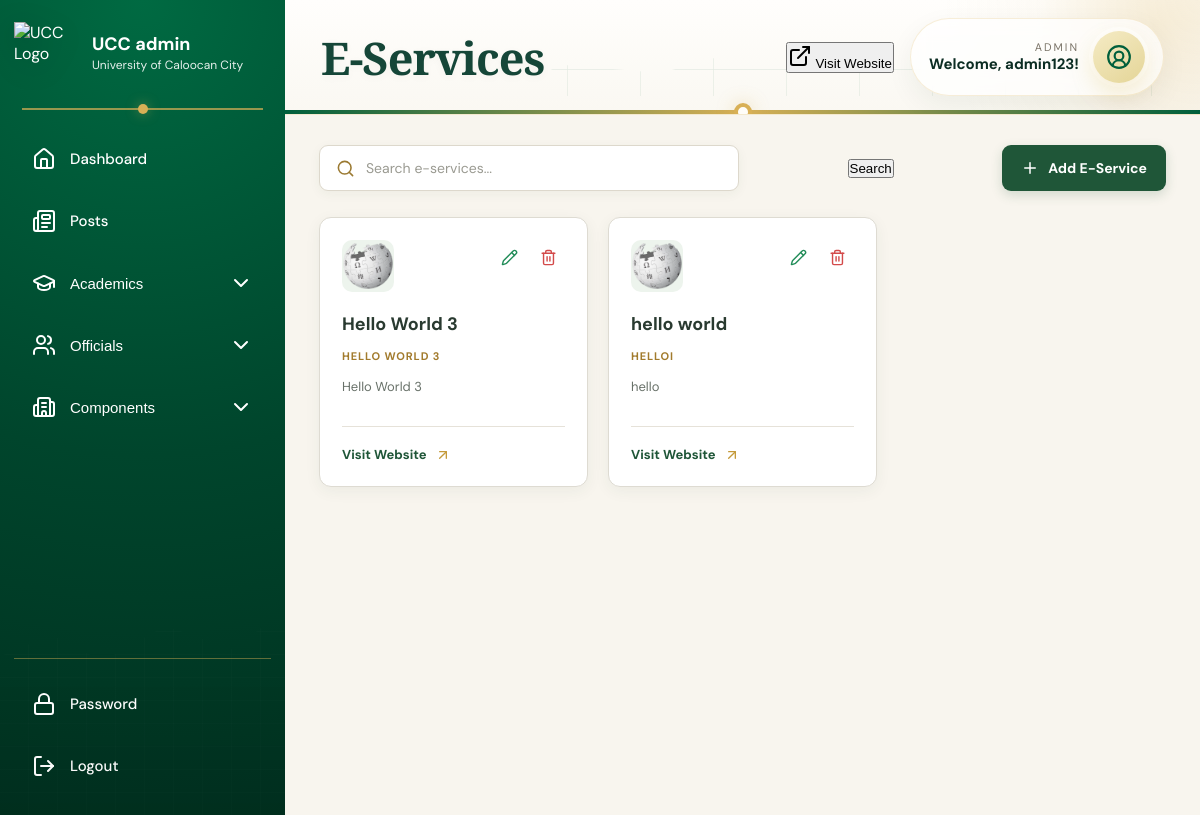
The page /admin/eserv.php (signed in) on the database its author committed.
### tables this page shows
CREATE TABLE `eserv` (
  `id` int(11) NOT NULL,
  `name` varchar(255) NOT NULL,
  `category` varchar(255) NOT NULL,
  `description` longtext NOT NULL,
  `url` varchar(2048) NOT NULL,
  `logo` varchar(255) DEFAULT NULL,
  `author_id` int(11) NOT NULL,
  `editor_id` int(11) NOT NULL,
  `created_at` timestamp NOT NULL DEFAULT current_timestamp(),
  `updated_at` timestamp NOT NULL DEFAULT current_timestamp() ON UPDATE current_timestamp(),
  `active` tinyint(1) NOT NULL DEFAULT 1
);

### app/Support/helper.php (called while the page is built, shortened)
<?php
function e(string $text): string {
    return htmlspecialchars($text, ENT_QUOTES, 'UTF-8');
}

### app/Core/Database.php (called while the page is built, shortened)
<?php
require_once __DIR__ . '/../../app/Support/helper.php';
final class Database {
    public static function connect(): PDO {
        $host = $_ENV['DB_HOST'] ?? getenv('DB_HOST') ?: 'localhost';
        $name = $_ENV['DB_NAME'] ?? getenv('DB_NAME') ?: 'ucc';
        $user = $_ENV['DB_USER'] ?? getenv('DB_USER') ?: 'mky';
        $password = $_ENV['DB_PASSWORD'] ?? getenv('DB_PASSWORD') ?: 'admin';
        try {
            $pdo = new PDO('mysql:host=' . $host . ';dbname=' . $name,
                $user,
                $password
            );
            $pdo->setAttribute(PDO::ATTR_ERRMODE, PDO::ERRMODE_EXCEPTION);
            return $pdo;
        } catch (PDOException $e) {
            redirectPublic('404.php');
            throw new Exception('Database connection failed.', 0, $e);
        }
    }
}

### app/Repositories/EservRepository.php (called while the page is built, shortened)
<?php
require_once __DIR__ . '/../../app/Support/helper.php';
final class EservRepository {
    private PDO $conn;
    public function __construct(PDO $db) {
        $this->conn = $db;
    }
    public function fetchSearchedServices(string $search = '', int $editingId = 0): array {
        $query = 'SELECT * FROM eserv
            WHERE active = 1';
        $params = [];
        $query .= ' ORDER BY updated_at DESC';
        $stmt = $this->conn->prepare($query);
        $stmt->execute($params);
        return $stmt->fetchAll(PDO::FETCH_ASSOC);
    }
}

### public/admin/template/eserv-table.php (the view, shortened to what this page needs)
<?php
$services = $services ?? [];
?>
<?php if (empty($services)): ?>
    <div class="no-services" id="noServices">
        <i data-lucide="search-x"></i>
        <h3>No services found</h3>
        <p>Try searching for a different e-service.</p>
    </div>
<?php else: ?>
    <?php foreach ($services as $service): ?>
        <article class="service-card">
            <div class="service-card-top">
                <div class="service-icon">
                    <?php if (!empty($service['logo'])): ?>
                        <img src="<?= e('/admin/storage/uploads/' . $service['logo']) ?>" alt="">
                    <?php else: ?>
                        <i data-lucide="landmark"></i>
                    <?php endif; ?>
                </div>
                <div class="service-actions">
                <button class="service-action edit-action" type="button" data-service-id="<?= e((string) $service['id']) ?>" title="Edit">
                        <i data-lucide="pencil"></i>
                    </button>
                    <form method="post">
                        <button type="submit" name="action" value="remove" class="service-action delete-action" title="Delete">
                            <i data-lucide="trash-2"></i>
                        </button>
                    </form>
                </div>
            </div>
            <div class="service-card-content">
                <h3><?= e($service['name']) ?></h3>
                <span><?= e($service['category']) ?></span>
                <p><?= e($service['description']) ?></p>
            </div>
            <div class="service-card-footer">
                <a href="<?= e($service['url']) ?>" target="_blank">Visit Website <i data-lucide="arrow-up-right"></i></a>
            </div>
        </article>
    <?php endforeach; ?>
<?php endif; ?>

### public/admin/eserv.php (shortened to what this page needs)
<?php
require_once __DIR__ . '/../../app/Support/helper.php';
$pageTitle = 'E-Services';
$repo = new EservRepository(Database::connect());
$services = $repo->fetchSearchedServices('');
?>
<!DOCTYPE html>
<html lang="en">
<head>
	<link rel="stylesheet" href="/admin/assets/css/style.css">
	<link rel="stylesheet" href="/admin/assets/css/eserv.css">
</head>
<body>
	<div class="dashboard-layout">
        <?php require_once __DIR__ . '/template/sidebar.php' ?>
		<main class="main-content">
            <?php require_once __DIR__ . '/template/header.php' ?>
			<section class="services-admin">
				<div class="services-toolbar">
					<div class="services-search">
						<i data-lucide="search"></i>
                        <input type="text" id="serviceSearch" placeholder="Search e-services...">
					</div>
                    <button type="button" id="applySearch">Search</button>
					<button class="service-add-btn" type="button" id="addServiceBtn">
						<i data-lucide="plus"></i>
						Add E-Service
					</button>
				</div>
                <div class="services-grid" id="servicesGrid">
                    <?php require __DIR__ . '/template/eserv-table.php'; ?>
                </div>
			</section>
		</main>
	</div>
</body>
</html>

### public/admin/template/sidebar.php (shortened to what this page needs)
<?php
$currentPage = basename($_SERVER['PHP_SELF']);
?>
<aside class="sidebar">
    <div class="sidebar-top">
        <div class="logo-wrap">
			<img src="/admin/assets/images/ucc-LOGO.png" alt="UCC Logo">
            <div>
                <h2>UCC <?= $_SESSION['role'] ?? '' ?></h2>
                <p>University of Caloocan City</p>
            </div>
        </div>
    </div>
    <div class="gold-line"></div>
<nav class="sidebar-nav">
    <a href="/admin/index.php" class="<?= $currentPage === 'index.php' ? 'active' : '' ?>">
        <i data-lucide="house"></i>
        <span>Dashboard</span>
    </a>
    <a href="/admin/posts.php" class="<?= $currentPage === 'posts.php' ? 'active' : ''?>">
        <i data-lucide="newspaper"></i>
        <span>Posts</span>
    </a>
    <div class="menu-group">
        <button class="menu-title" type="button">
            <div>
                <i data-lucide="graduation-cap"></i>
                <span>Academics</span>
            </div>
            <i data-lucide="chevron-down" class="arrow"></i>
        </button>
    </div>
    <div class="menu-group">
        <button class="menu-title" type="button">
            <div>
                <i data-lucide="users"></i>
                <span>Officials</span>
            </div>
            <i data-lucide="chevron-down" class="arrow"></i>
        </button>
    </div>
    <div class="menu-group">
        <button class="menu-title" type="button">
            <div>
                <i data-lucide="building-2"></i>
                <span>Components</span>
            </div>
            <i data-lucide="chevron-down" class="arrow"></i>
        </button>
    </div>
</nav>
<div class="sidebar-bottom">
    <a href="Password.html">
        <i data-lucide="lock"></i>
        <span>Password</span>
    </a>
    <a href="Logout.html">
        <i data-lucide="log-out"></i>
        <span>Logout</span>
    </a>
</div>
    <div class="sidebar-art"></div>
</aside>

### public/admin/template/header.php (shortened to what this page needs)
<header class="top-header">
	<div class="header-left">
        <h1 id="pageTitle"><?= e($pageTitle ?? '') ?></h1>
	</div>
	<div class="header-right">
		<button type="button" onclick="window.location.href='/'" class="visit-website">
			<i data-lucide="external-link"></i>
			<span>Visit Website</span>
		</button>
		<div class="admin-profile">
			<div class="admin-text">
                <small><?= e($_SESSION['role'] ?? '') ?></small>
                <span>Welcome, <?= e($_SESSION['username'] ?? '') ?>!</span>
			</div>
			<div class="avatar">
				<i data-lucide="circle-user-round"></i>
			</div>
		</div>
	</div>
	<div class="gold-divider">
		<span></span>
	</div>
</header>

### public/admin/assets/css/style.css (style rules this page uses)
:root { --green:#005f3c; --green-dark:#00422b; --gold:#c89a0b; --gold-soft:#d8b056; --cream:#fdfbf5; --cream-2:#f8f4ea; --text:#0d2a21; --border:#e8e3d8; }
* { margin:0; padding:0; box-sizing:border-box; }
html { scroll-behavior:smooth; }
body { background:#f6f4ed; font-family:"DM Sans",sans-serif; color:var(--text); }
.dashboard-layout { display:grid; grid-template-columns:285px 1fr; min-height:100vh; }
.sidebar { position:relative; background:radial-gradient(circle at top,#006a42 0%,#00452c 55%,#00301f 100%); color:#fff; display:flex; flex-direction:column; padding:22px 14px; overflow:hidden; }
.logo-wrap { display:flex; align-items:center; gap:14px; }
.logo-wrap img { width:64px; height:64px; object-fit:contain; filter:drop-shadow(0 6px 14px rgba(0,0,0,.2)); }
.logo-wrap h2 { font-size:18px; font-weight:700; line-height:1.1; }
.logo-wrap p { font-size:12px; opacity:.9; margin-top:3px; }
.gold-line { height:2px; background:rgba(216,176,86,.7); margin:22px 8px; position:relative; }
.gold-line::after { content:""; position:absolute; left:50%; top:50%; transform:translate(-50%,-50%); width:10px; height:10px; border-radius:50%; background:var(--gold-soft); box-shadow:0 0 12px rgba(216,176,86,.5); }
.sidebar-nav { display:flex; flex-direction:column; gap:8px; flex:1; }
.sidebar-nav>a, .menu-title, .sidebar-bottom>a { width:100%; height:54px; border:none; background:none; display:flex; align-items:center; justify-content:space-between; color:#fff; text-decoration:none; border-radius:15px; padding:0 18px; font-size:15px; font-weight:500; cursor:pointer; transition:.25s ease; }
.sidebar-nav>a>span, .sidebar-bottom>a>span { flex:1; margin-left:14px; }
.menu-title>div { display:flex; align-items:center; gap:14px; }
.menu-group { display:flex; flex-direction:column; }
.arrow { transition:.3s; }
.sidebar-bottom { border-top:1px solid rgba(216,176,86,.45); padding-top:18px; display:flex; flex-direction:column; gap:8px; }
.sidebar-art { position:absolute; left:0; right:0; bottom:0; height:220px; opacity:.15; background: linear-gradient(transparent 35%,rgba(0,0,0,.25)), repeating-linear-gradient(90deg,transparent 0 28px,rgba(255,255,255,.08) 28px 29px), repeating-linear-gradient(0deg,transparent 0 22px,rgba(255,255,255,.08) 22px 23px); clip-path:polygon(0 28%,18% 18%,36% 30%,58% 14%,82% 25%,100% 6%,100% 100%,0 100%); pointer-events:none; }
.main-content { background:linear-gradient(180deg,#fffefb 0%,#f6f4ed 100%); }
.top-header { position:relative; display:flex; justify-content:space-between; align-items:center; padding:18px 36px; background: radial-gradient(circle at top right,rgba(216,176,86,.10),transparent 28%), linear-gradient(180deg,#fffefc 0%,#faf8f2 100%); border-bottom:1px solid rgba(216,176,86,.28); overflow:hidden; min-height:90px; }
.top-header::before { content:""; position:absolute; top:-90px; right:-70px; width:230px; height:230px; border-radius:50%; background:radial-gradient(circle,rgba(216,176,86,.15),transparent 72%); }
.header-left { position:relative; z-index:2; }
.header-left h1 { font-family:"Libre Baskerville",serif; font-size:45px; line-height:1; color:#154638; letter-spacing:-1px; text-shadow:0 2px 10px rgba(0,0,0,.04); }
.header-right { position:relative; z-index:2; display:flex; align-items:center; gap:16px; }
.admin-profile { display:flex; align-items:center; gap:14px; padding:12px 18px; border-radius:999px; background:rgba(255,255,255,.72); backdrop-filter:blur(10px); border:1px solid rgba(216,176,86,.22); box-shadow:0 10px 28px rgba(0,45,25,.06); transition:.3s ease; }
.admin-text { display:flex; flex-direction:column; align-items:flex-end; }
.admin-text small { font-size:11px; letter-spacing:2px; color:#7b7468; text-transform:uppercase; }
.admin-text span { font-size:15px; font-weight:700; color:#0c2d23; }
.avatar { width:52px; height:52px; border-radius:50%; background:linear-gradient(145deg,#f5ebc5,#e4d597); display:grid; place-items:center; color:var(--green); box-shadow: 0 10px 24px rgba(200,154,11,.18), 0 0 0 4px rgba(255,255,255,.65); }
.avatar svg { width:26px; height:26px; }
.gold-divider { position:absolute; left:0; right:0; bottom:0; height:4px; background:linear-gradient(90deg,var(--green),var(--gold-soft),var(--green)); }
.gold-divider span { position:absolute; left:50%; top:50%; transform:translate(-50%,-50%); width:18px; height:18px; border:4px solid var(--gold-soft); border-radius:50%; background:#fffdf8; box-shadow:0 0 18px rgba(216,176,86,.35); }

### public/admin/eserv.php (style rules this page uses)
img { width: 50px; height: 50px' }

### rows shown on the page
eserv: logo (picture), name "Hello World 3", category "HELLO WORLD 3", description "Hello World 3"
eserv: logo (picture), name "hello world", category "HELLOI", description "hello"

### other values the page prints
$_SESSION['role'] "admin"
$pageTitle "E-Services"
$_SESSION['role'] "ADMIN"
$_SESSION['username'] "admin123"
